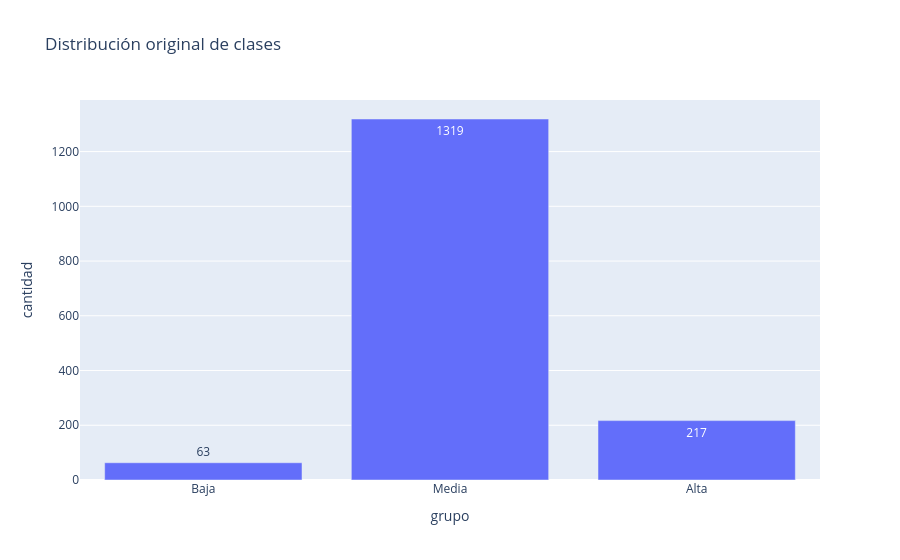

Notebook source saved alongside this figure:
### Code cell
# Graficamos la distribucion de las clases con plotly
conteo = df["label"].value_counts().sort_index().reset_index()
conteo.columns = ["label", "cantidad"]
conteo["grupo"] = conteo["label"].map({0: "Baja", 1: "Media", 2: "Alta"})

fig = px.bar(
    conteo,
    x="grupo",
    y="cantidad",
    text="cantidad",
    title="Distribución original de clases"
)
fig.show()

### Figure 1 — Plotly figure (JSON) as saved in the notebook; plotly's stock layout.template omitted (floating-point values rounded to 4 significant figures)
{"data": [{"hovertemplate": "grupo=%{x}<br>cantidad=%{text}<extra></extra>", "legendgroup": "", "marker": {"color": "#636efa", "pattern": {"shape": ""}}, "name": "", "orientation": "v", "showlegend": false, "text": [63.0, 1319.0, 217.0], "textposition": "auto", "type": "bar", "x": ["Baja", "Media", "Alta"], "xaxis": "x", "y": [63, 1319, 217], "yaxis": "y"}], "layout": {"barmode": "relative", "legend": {"tracegroupgap": 0}, "title": {"text": "Distribución original de clases"}, "xaxis": {"anchor": "y", "domain": [0, 1], "title": {"text": "grupo"}}, "yaxis": {"anchor": "x", "domain": [0, 1], "title": {"text": "cantidad"}}}}
